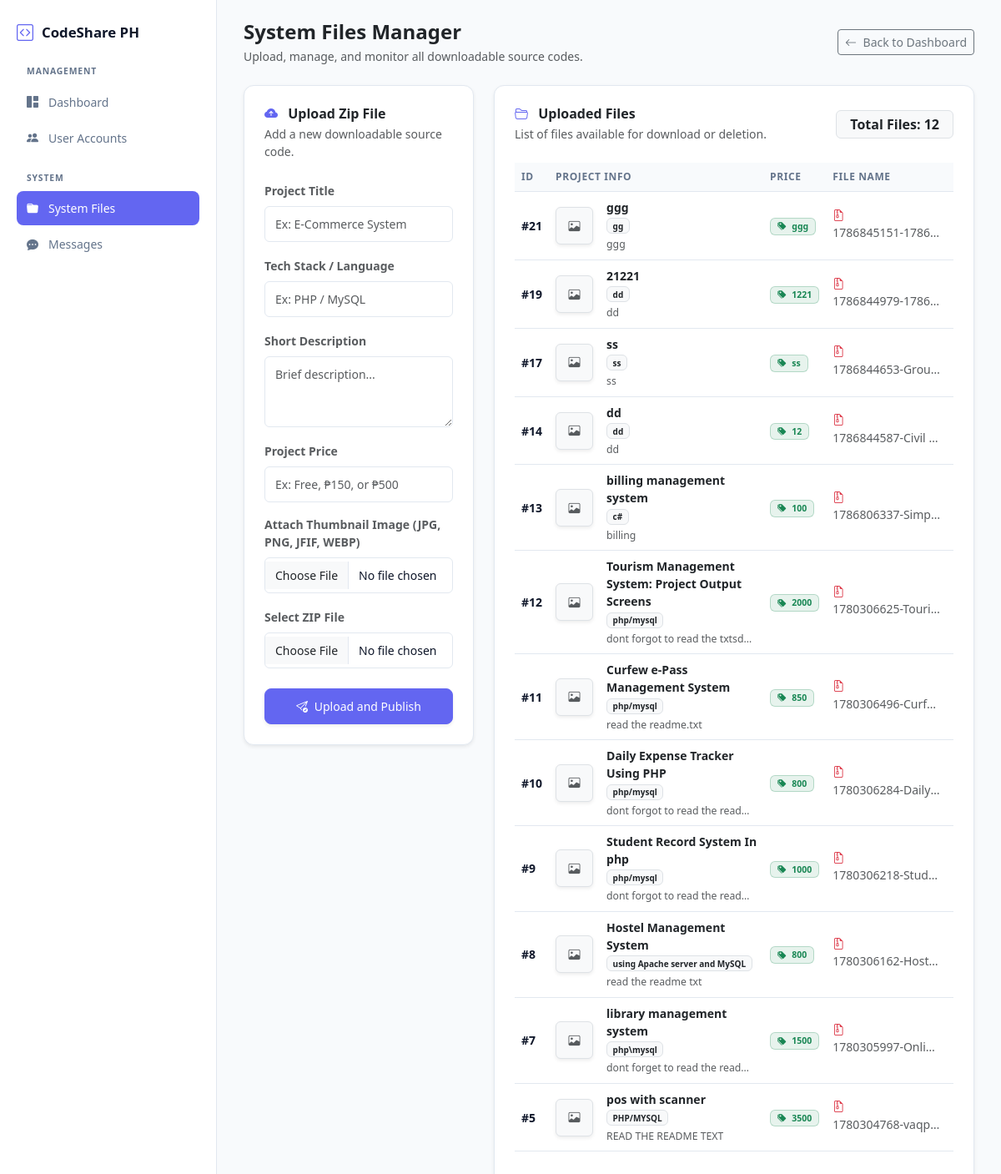
Page /system_files.php (signed in) on the committed database.
### tables this page shows
CREATE TABLE `source_codes` (
  `id` int(11) NOT NULL,
  `title` varchar(255) NOT NULL,
  `description` text NOT NULL,
  `price` varchar(100) DEFAULT 'Free',
  `language` varchar(100) NOT NULL,
  `zip_file` varchar(255) NOT NULL,
  `uploaded_by` varchar(100) NOT NULL,
  `created_at` timestamp NOT NULL DEFAULT current_timestamp(),
  `image_path` varchar(255) DEFAULT NULL
);

### system_files.php (the view, shortened to what this page needs)
<?php
include('db.php');
$get_files = mysqli_query($conn, "SELECT * FROM source_codes ORDER BY id DESC");
?>
<!DOCTYPE html>
<html lang="en">
<head>
    <link href="https://cdn.jsdelivr.net/npm/bootstrap@5.3.0/dist/css/bootstrap.min.css" rel="stylesheet">
    <link rel="stylesheet" href="https://cdn.jsdelivr.net/npm/bootstrap-icons@1.11.0/font/bootstrap-icons.css">
</head>
<body>
    <div class="sidebar">
        <a class="sidebar-brand" href="admin_dashboard.php">
            <i class="bi bi-code-square fs-5" style="color: var(--accent-purple);"></i>
            <span>CodeShare PH</span>
        </a>
        <div class="sidebar-menu-category">Management</div>
        <ul class="sidebar-nav">
            <li><a href="admin_dashboard.php" class="sidebar-link"><i class="bi bi-grid-1x2-fill"></i> <span>Dashboard</span></a></li>
            <li><a href="admin_profile.php" class="sidebar-link"><i class="bi bi-people-fill"></i> <span>User Accounts</span></a></li>
        </ul>
        <div class="sidebar-menu-category">System</div>
        <ul class="sidebar-nav">
            <li><a href="system_files.php" class="sidebar-link active"><i class="bi bi-folder-fill"></i> <span>System Files</span></a></li>
            <li><a href="admin_dashboard.php" class="sidebar-link"><i class="bi bi-chat-dots-fill"></i> <span>Messages</span></a></li>
        </ul>
    </div>
    <div class="main-content">
        <div class="d-flex justify-content-between align-items-center mb-4">
            <div>
                <h2 class="fw-bold text-dark mb-1" style="font-size: 1.5rem;">System Files Manager</h2>
                <p class="text-muted small mb-0">Upload, manage, and monitor all downloadable source codes.</p>
            </div>
            <a href="admin_dashboard.php" class="btn btn-outline-secondary btn-sm"><i class="bi bi-arrow-left me-1"></i> Back to Dashboard</a>
        </div>
        <div class="row g-4">
            <div class="col-lg-4">
                <div class="card shadow-sm p-4">
                    <h5 class="fw-bold mb-1 text-dark fs-6"><i class="bi bi-cloud-arrow-up-fill me-2" style="color: var(--accent-purple);"></i> Upload Zip File</h5>
                    <p class="text-muted small mb-4">Add a new downloadable source code.</p>
                    <form action="system_files.php" method="POST" enctype="multipart/form-data">
                        <div class="mb-3">
                            <label class="form-label small fw-bold text-muted">Project Title</label>
                            <input type="text" name="title" class="form-control" placeholder="Ex: E-Commerce System" required>
                        </div>
                        <div class="mb-3">
                            <label class="form-label small fw-bold text-muted">Tech Stack / Language</label>
                            <input type="text" name="language" class="form-control" placeholder="Ex: PHP / MySQL" required>
                        </div>
                        <div class="mb-3">
                            <label class="form-label small fw-bold text-muted">Short Description</label>
                            <textarea name="description" class="form-control" rows="3" placeholder="Brief description..." required></textarea>
                        </div>
                        <div class="mb-3">
                            <label class="form-label small fw-bold text-muted">Project Price</label>
                            <input type="text" name="price" class="form-control" placeholder="Ex: Free, ₱150, or ₱500" required>
                        </div>
                        <div class="mb-3">
                            <label class="form-label small fw-bold text-muted">Attach Thumbnail Image (JPG, PNG, JFIF, WEBP)</label>
                            <input type="file" name="project_image" class="form-control" accept=".jpg,.jpeg,.png,.gif,.webp,.jfif">
                        </div>
                        <div class="mb-4">
                            <label class="form-label small fw-bold text-muted">Select ZIP File</label>
                            <input type="file" name="zip_file" class="form-control" accept=".zip" required>
                        </div>
                        <button type="submit" name="upload" class="btn btn-light-custom w-100 shadow-sm">
                            <i class="bi bi-send-check me-1"></i> Upload and Publish
                        </button>
                    </form>
                </div>
            </div>
            <div class="col-lg-8">
                <div class="card shadow-sm p-4">
                    <div class="d-flex justify-content-between align-items-center mb-4">
                        <div>
                            <h5 class="fw-bold mb-1 text-dark fs-6"><i class="bi bi-folder2-open me-2" style="color: var(--accent-purple);"></i> Uploaded Files</h5>
                            <p class="text-muted small mb-0">List of files available for download or deletion.</p>
                        </div>
                        <span class="badge bg-light text-dark border fs-6 py-2 px-3 fw-bold">Total Files: <?php echo mysqli_num_rows($get_files); ?></span>
                    </div>
                    <div class="table-responsive">
                        <table class="table align-middle">
                            <thead>
                                <tr>
                                    <th>ID</th>
                                    <th>Project Info</th>
                                    <th>Price</th>
                                    <th>File Name</th>
                                    <th class="text-center">Action</th>
                                </tr>
                            </thead>
                            <tbody>
                                <?php if (mysqli_num_rows($get_files) == 0): ?>
                                    <tr>
                                        <td colspan="5" class="text-center py-5 text-muted">
                                            <i class="bi bi-folder-x display-5"></i><br>No uploaded system files found.
                                        </td>
                                    </tr>
                                <?php else: ?>
                                    <?php while($row = mysqli_fetch_assoc($get_files)): ?>
                                        <tr>
                                            <td><strong>#<?php echo $row['id']; ?></strong></td>
                                            <td>
                                                <div class="d-flex align-items-center gap-3">
                                                    <?php
                                                        $img_display = "";
                                                    ?>
                                                    <?php if($img_display != ""): ?>
                                                        <img src="<?php echo $img_display; ?>" alt="Thumbnail" class="rounded border shadow-sm" style="width: 45px; height: 45px; object-fit: cover; flex-shrink: 0;">
                                                    <?php else: ?>
                                                        <div class="rounded border bg-light d-flex align-items-center justify-content-center text-muted shadow-sm" style="width: 45px; height: 45px; font-size: 14px; flex-shrink: 0;">
                                                            <i class="bi bi-image"></i>
                                                        </div>
                                                    <?php endif; ?>
                                                    <div>
                                                        <div class="fw-bold text-dark"><?php echo htmlspecialchars($row['title']); ?></div>
                                                        <span class="badge bg-light text-dark border mb-1" style="font-size: 10px;"><?php echo htmlspecialchars($row['language']); ?></span>
                                                        <div class="text-muted small text-truncate" style="max-width: 180px;"><?php echo htmlspecialchars($row['description']); ?></div>
                                                    </div>
                                                </div>
                                            </td>
                                            <td>
                                                <span class="badge bg-success bg-opacity-10 text-success border border-success border-opacity-25 px-2 py-1"><i class="bi bi-tags-fill me-1"></i> <?php echo (!empty($row['price'])) ? htmlspecialchars($row['price']) : 'Free'; ?></span>
                                            </td>
                                            <td class="text-muted small">
                                                <i class="bi bi-file-earmark-zip text-danger"></i> <span class="d-inline-block text-truncate" style="max-width: 130px;"><?php echo htmlspecialchars($row['zip_file']); ?></span>
                                            </td>
                                            <td class="text-center">
                                            </td>
                                        </tr>
                                    <?php endwhile; ?>
                                <?php endif; ?>
                            </tbody>
                        </table>
                    </div>
                </div>
            </div>
        </div>
    </div>
</body>
</html>

### system_files.php (style rules this page uses)
:root { --bg-main: #f8fafc; --bg-sidebar: #ffffff; --bg-card: #ffffff; --border-color: #e2e8f0; --text-main: #0f172a; --text-muted: #64748b; --accent-purple: #6366f1; }
body { background: var(--bg-main); color: var(--text-main); min-height: 100vh; font-family: system-ui, -apple-system, "Segoe UI", Roboto, sans-serif; }
.sidebar { width: 260px; background-color: var(--bg-sidebar); border-right: 1px solid var(--border-color); position: fixed; top: 0; bottom: 0; left: 0; z-index: 100; display: flex; flex-direction: column; padding: 24px 20px; }
.sidebar-brand { font-weight: 700; font-size: 1.05rem; color: var(--text-main); text-decoration: none; display: flex; align-items: center; gap: 10px; margin-bottom: 24px; }
.sidebar-menu-category { font-size: 0.65rem; text-transform: uppercase; letter-spacing: 0.08em; color: var(--text-muted); margin-bottom: 8px; font-weight: 700; padding-left: 12px; }
.sidebar-nav { list-style: none; padding: 0; margin: 0 0 20px 0; display: flex; flex-direction: column; gap: 2px; }
.sidebar-link { display: flex; align-items: center; gap: 12px; padding: 10px 12px; color: var(--text-muted); text-decoration: none; border-radius: 8px; font-size: 0.875rem; font-weight: 500; transition: all 0.15s ease; }
.sidebar-link.active { background-color: var(--accent-purple); color: #ffffff; }
.main-content { margin-left: 260px; padding: 24px 32px; }
.card { background-color: var(--bg-card); border: 1px solid var(--border-color); border-radius: 12px; }
.form-control { background-color: #fff; border: 1px solid var(--border-color); color: var(--text-main); font-size: 0.875rem; padding: 10px 12px; }
.btn-light-custom { background-color: var(--accent-purple); color: #ffffff; border: 1px solid var(--accent-purple); font-weight: 500; font-size: 0.875rem; border-radius: 8px; padding: 10px 16px; }
.table th { font-size: 0.75rem; text-transform: uppercase; letter-spacing: 0.05em; color: var(--text-muted); background-color: #f8fafc !important; border-bottom: 1px solid var(--border-color) !important; }
.table td { font-size: 0.875rem; color: var(--text-main); vertical-align: middle; border-bottom: 1px solid var(--border-color); }

### rows in the picture
source_codes: id "21", title "ggg", language "gg", description "ggg", price "ggg", zip_file "1786845151-1786…"
source_codes: id "19", title "21221", language "dd", description "dd", price "1221", zip_file "1786844979-1786…"
source_codes: id "17", title "ss", language "ss", description "ss", price "ss", zip_file "1786844653-Grou…"
source_codes: id "14", title "dd", language "dd", description "dd", price "12", zip_file "1786844587-Civil…"
source_codes: id "13", title "billing management system", language "c#", description "billing", price "100", zip_file "1786806337-Simp…"
source_codes: id "12", title "Tourism Management System: Project Output Screens", language "php/mysql", description "dont forgot to read the txtsdf…", price "2000", zip_file "1780306625-Touri…"
source_codes: id "11", title "Curfew e-Pass Management System", language "php/mysql", description "read the readme.txt", price "850", zip_file "1780306496-Curf…"
source_codes: id "10", title "Daily Expense Tracker Using PHP", language "php/mysql", description "dont forgot to read the read…", price "800", zip_file "1780306284-Daily…"
source_codes: id "9", title "Student Record System In php", language "php/mysql", description "dont forgot to read the read…", price "1000", zip_file "1780306218-Stud…"
source_codes: id "8", title "Hostel Management System", language "using Apache server and MySQL", description "read the readme txt", price "800", zip_file "1780306162-Host…"
source_codes: id "7", title "library management system", language "php\\mysql", description "dont forget to read the read…", price "1500", zip_file "1780305997-Onli…"
source_codes: id "5", title "pos with scanner", language "PHP/MYSQL", description "READ THE README TEXT", price "3500", zip_file "1780304768-vaqp…"

### other values in the picture
mysqli_num_rows($get_files) "12"
